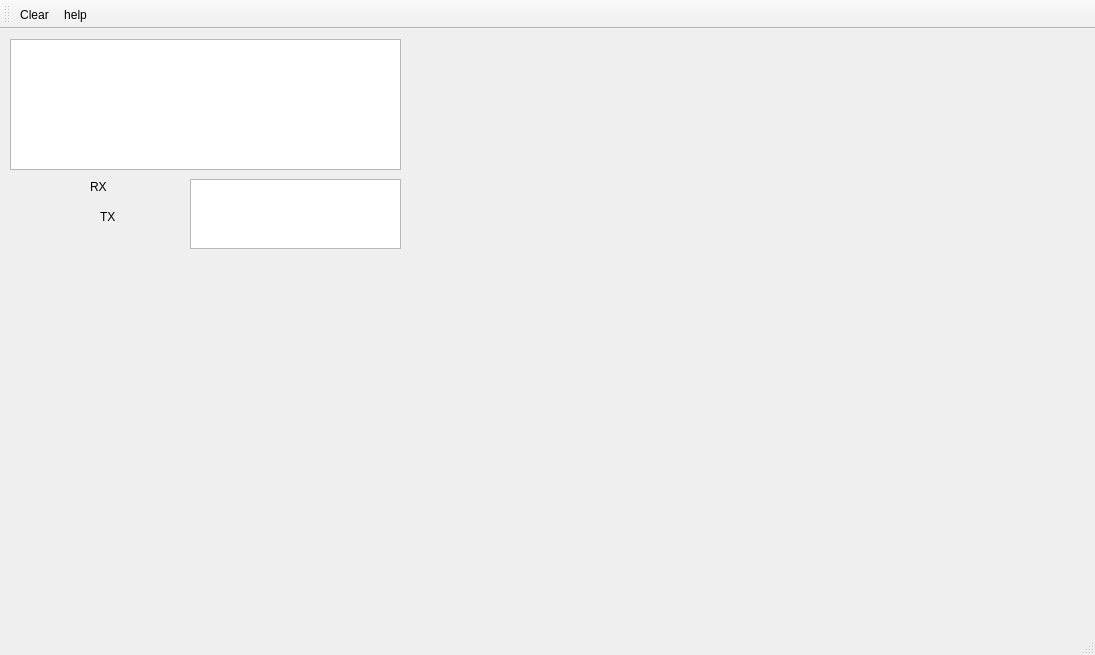
<?xml version="1.0" encoding="UTF-8"?>
<ui version="4.0">
 <class>serialrxtx</class>
 <widget class="QMainWindow" name="serialrxtx">
  <property name="geometry">
   <rect>
    <x>0</x>
    <y>0</y>
    <width>1095</width>
    <height>655</height>
   </rect>
  </property>
  <property name="windowTitle">
   <string>serialrxtx</string>
  </property>
  <widget class="QWidget" name="centralWidget">
   <widget class="QPlainTextEdit" name="txtRx">
    <property name="geometry">
     <rect>
      <x>10</x>
      <y>10</y>
      <width>391</width>
      <height>131</height>
     </rect>
    </property>
    <property name="verticalScrollBarPolicy">
     <enum>Qt::ScrollBarAsNeeded</enum>
    </property>
    <property name="sizeAdjustPolicy">
     <enum>QAbstractScrollArea::AdjustToContents</enum>
    </property>
    <property name="overwriteMode">
     <bool>false</bool>
    </property>
   </widget>
   <widget class="QPlainTextEdit" name="txtTx">
    <property name="geometry">
     <rect>
      <x>190</x>
      <y>150</y>
      <width>211</width>
      <height>70</height>
     </rect>
    </property>
   </widget>
   <widget class="QLabel" name="label">
    <property name="geometry">
     <rect>
      <x>90</x>
      <y>150</y>
      <width>57</width>
      <height>15</height>
     </rect>
    </property>
    <property name="text">
     <string>RX</string>
    </property>
   </widget>
   <widget class="QLabel" name="label_2">
    <property name="geometry">
     <rect>
      <x>100</x>
      <y>180</y>
      <width>57</width>
      <height>15</height>
     </rect>
    </property>
    <property name="text">
     <string>TX</string>
    </property>
   </widget>
   <widget class="QCustomPlot" name="myPlot" native="true">
    <property name="geometry">
     <rect>
      <x>420</x>
      <y>10</y>
      <width>661</width>
      <height>491</height>
     </rect>
    </property>
   </widget>
  </widget>
  <widget class="QMenuBar" name="menuBar">
   <property name="geometry">
    <rect>
     <x>0</x>
     <y>0</y>
     <width>1095</width>
     <height>20</height>
    </rect>
   </property>
  </widget>
  <widget class="QToolBar" name="mainToolBar">
   <attribute name="toolBarArea">
    <enum>TopToolBarArea</enum>
   </attribute>
   <attribute name="toolBarBreak">
    <bool>false</bool>
   </attribute>
   <addaction name="actionClear"/>
   <addaction name="actionHelp"/>
  </widget>
  <widget class="QStatusBar" name="statusBar"/>
  <action name="actionClear">
   <property name="text">
    <string>Clear</string>
   </property>
  </action>
  <action name="actionHelp">
   <property name="text">
    <string>help</string>
   </property>
  </action>
 </widget>
 <layoutdefault spacing="6" margin="11"/>
 <customwidgets>
  <customwidget>
   <class>QCustomPlot</class>
   <extends>QWidget</extends>
   <header>qcustomplot/qcustomplot.h</header>
   <container>1</container>
  </customwidget>
 </customwidgets>
 <resources/>
 <connections/>
</ui>
